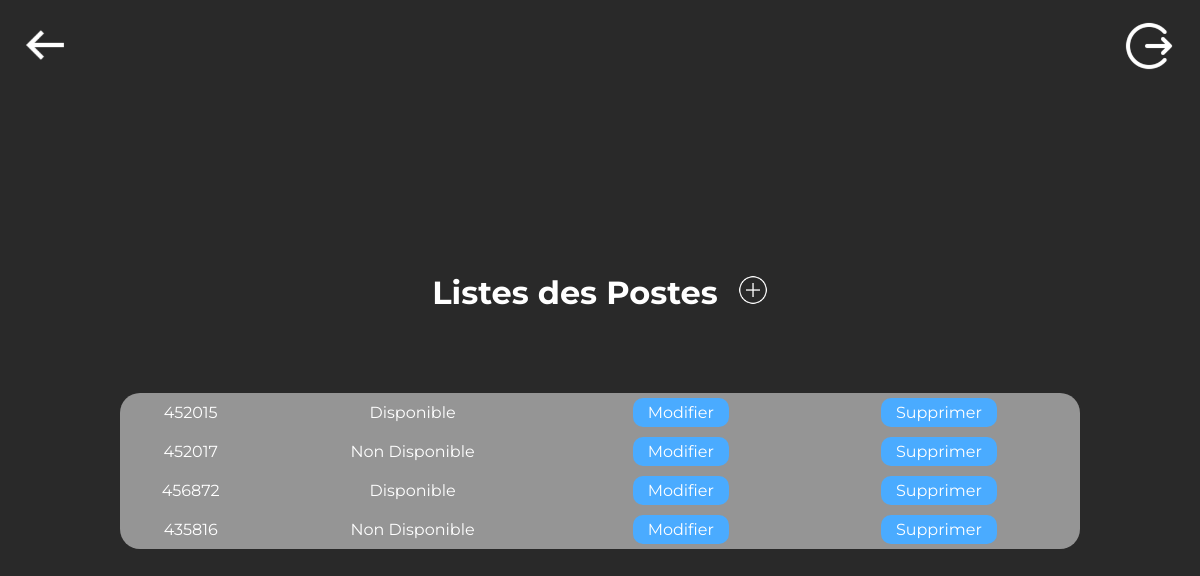
The app's page /pages/postes/postes.php with its own data.
### tables this page shows
CREATE TABLE `poste` (
  `Id` int(11) NOT NULL,
  `Num_poste` varchar(255) NOT NULL,
  `Disponible` tinyint(1) NOT NULL
);

### pages/postes/requete_postes.php (called while the page is built, shortened)
<?php
    $route = $_SERVER['DOCUMENT_ROOT'];
    require $route.'\Appli_BU\db\db.php';
    $sql = 'SELECT * FROM poste';
    try{
        $stmt = $db->query($sql);
    }catch (PDOException $e){
        echo $e->getMessage();
    }
?>

### pages/postes/affiche_postes.php (the view, shortened to what this page needs)
<?php
    include_once('requete_postes.php');
?>
<?php while($row = $stmt->fetch(PDO::FETCH_ASSOC)):?>
    <tr>
        <td><?php echo($row['Num_poste'])?></td>
        <td><?php echo($row['Disponible'] == "1") ? "Disponible" : "Non Disponible"?></td>
        <td><a class="btnModif" href="../postes/modifier/modifier_poste.php?Id=<?php echo($row['Id']) ?>">Modifier</a></td>
        <td><a class="btnSuppr" href="../postes/supprimer/supprim_poste.php?Id=<?php echo($row['Id'])?>">Supprimer</a></td>
    </tr>
<?php endwhile; ?>

### style/style.css (style rules this page uses)
:root { --backgroundBody: #292929; --montserrat: 'Montserrat', sans-serif; --blancCasse: #E2E2E2; --bleuAppli: #4AABFF; --gridInput: #959595; --width100: 100%; --width_case_connexion: 70%; --height100: 100vh; --height_case_connexion: 70vh; --param_icon_position: 20px; }
body { color: white; background-color: var(--backgroundBody); font-family: var(--montserrat); margin: 0; padding: 0; }
table.table_utilis tr { background-color: var(--gridInput); }
table.table_utilis td { padding: 10px 0; text-align: center; }
a.btnModif, a.btnSuppr { padding: 5px 15px; background-color: var(--bleuAppli); color: white; text-decoration: none; font-family: var(--montserrat); border-radius: 10px; }

### records on screen
poste: Num_poste "452015", Disponible "Disponible"
poste: Num_poste "452017", Disponible "Non Disponible"
poste: Num_poste "456872", Disponible "Disponible"
poste: Num_poste "435816", Disponible "Non Disponible"
